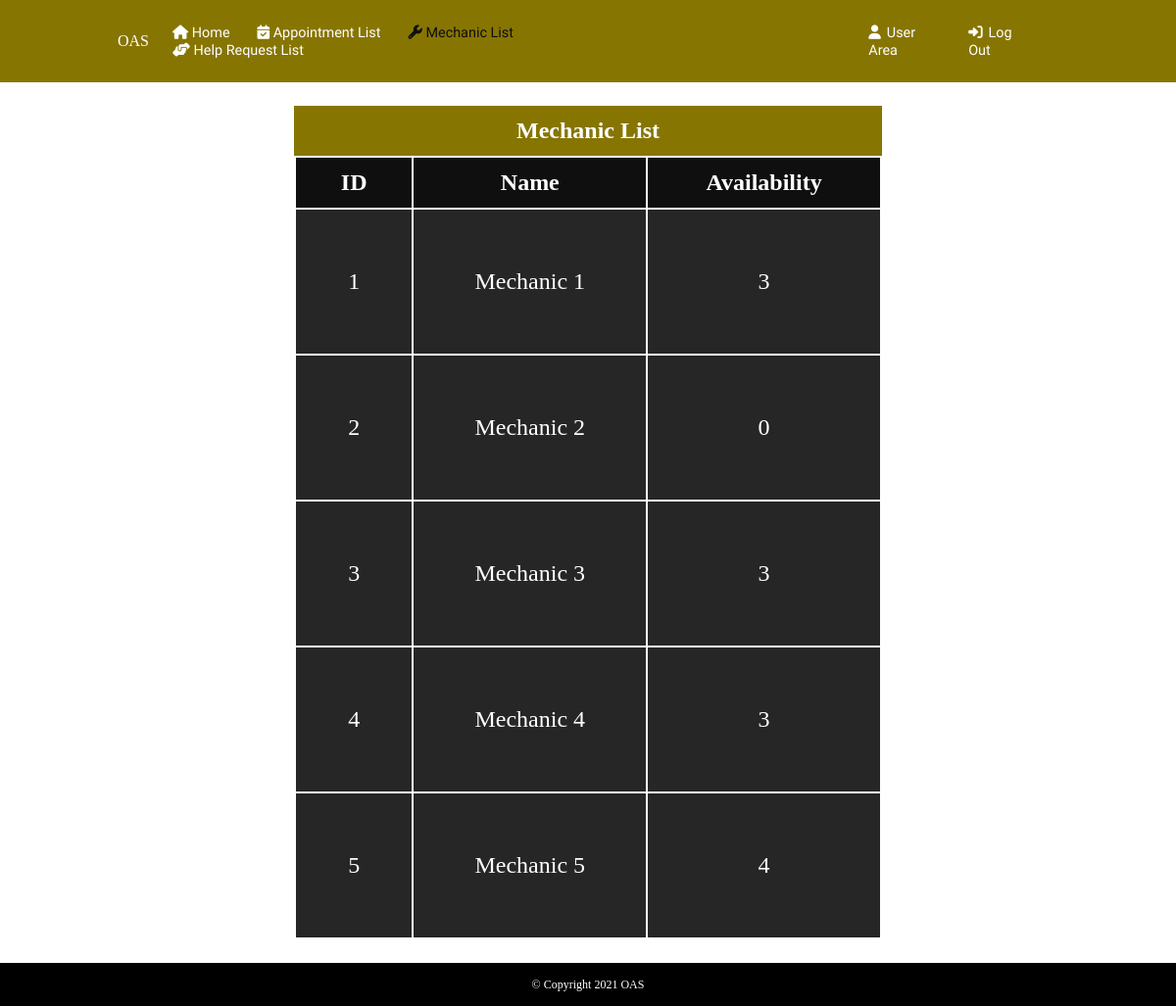
/View/admin/mechanic-list.php (signed in), run on the app's committed database.
### tables this page shows
CREATE TABLE `mechanic` (
  `id` int(10) NOT NULL,
  `name` varchar(255) NOT NULL,
  `availability` int(10) NOT NULL
);

### Model/Model.php (called while the page is built, shortened)
<?php
  class Model {
    public function mechanicListView() {
      include('connect.php');
      $query = "SELECT * from mechanic";
      return mysqli_query($con, $query);
    }
  }

### Controller/mechanicListViewController.php (called while the page is built)
<?php
  include('controller.php');
  $result = $model->mechanicListView();

### View/admin/mechanic-list.php (the view, shortened to what this page needs)
<?php
  include('header.php');
  include('nav.php');
?>
<?php include("../../Controller/mechanicListViewController.php"); ?>
<div class="container-y">
  <div class="w-50 mx-auto py-2">
    <div class="bg-p-2 d-flex center">
        <h4 class="card-title text-white my-1 font-2">Mechanic List</h4>
    </div>
    <div>
        <table class="table font-2" style="width:100%">
            <thead>
                <tr class="text-center" >
                    <th width="20%">ID</th>
                    <th width="40%">Name</th>
                    <th width="40%">Availability</th>
                </tr>
            </thead>
            <?php while($rows = mysqli_fetch_assoc($result)) { ?>
                <tr class="text-center">
                    <td style="vertical-align: middle;"><?php echo $rows['id'] ?></td>
                    <td style="vertical-align: middle;"><?php echo $rows['name'] ?></td>
                    <td style="vertical-align: middle;"><?php echo $rows['availability'] ?></td>
                </tr>
            <?php } ?>
        </table>
    </div>
  </div>
</div>
<?php include('../footer.php') ?>

### data on the page
mechanic: id "1", name "Mechanic 1", availability "3"
mechanic: id "2", name "Mechanic 2", availability "0"
mechanic: id "3", name "Mechanic 3", availability "3"
mechanic: id "4", name "Mechanic 4", availability "3"
mechanic: id "5", name "Mechanic 5", availability "4"
